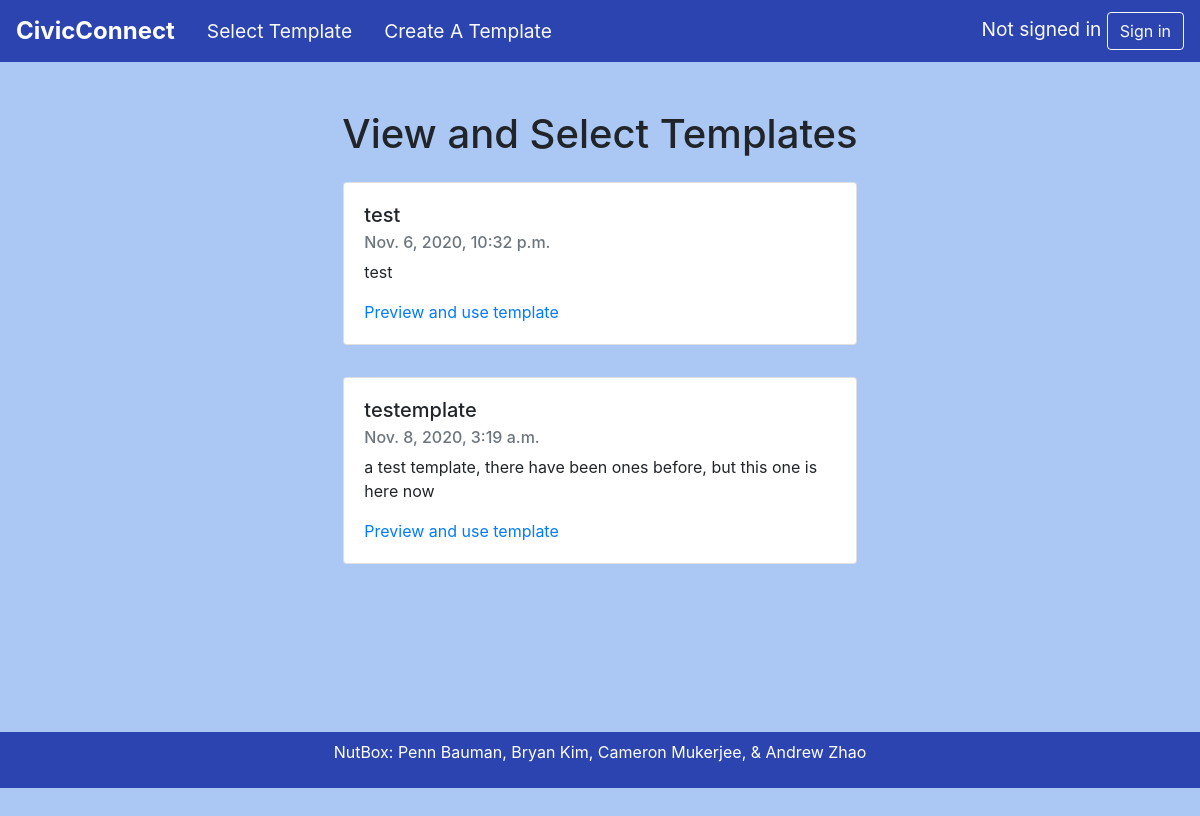
/select/, run on an earlier commit of the app's database.
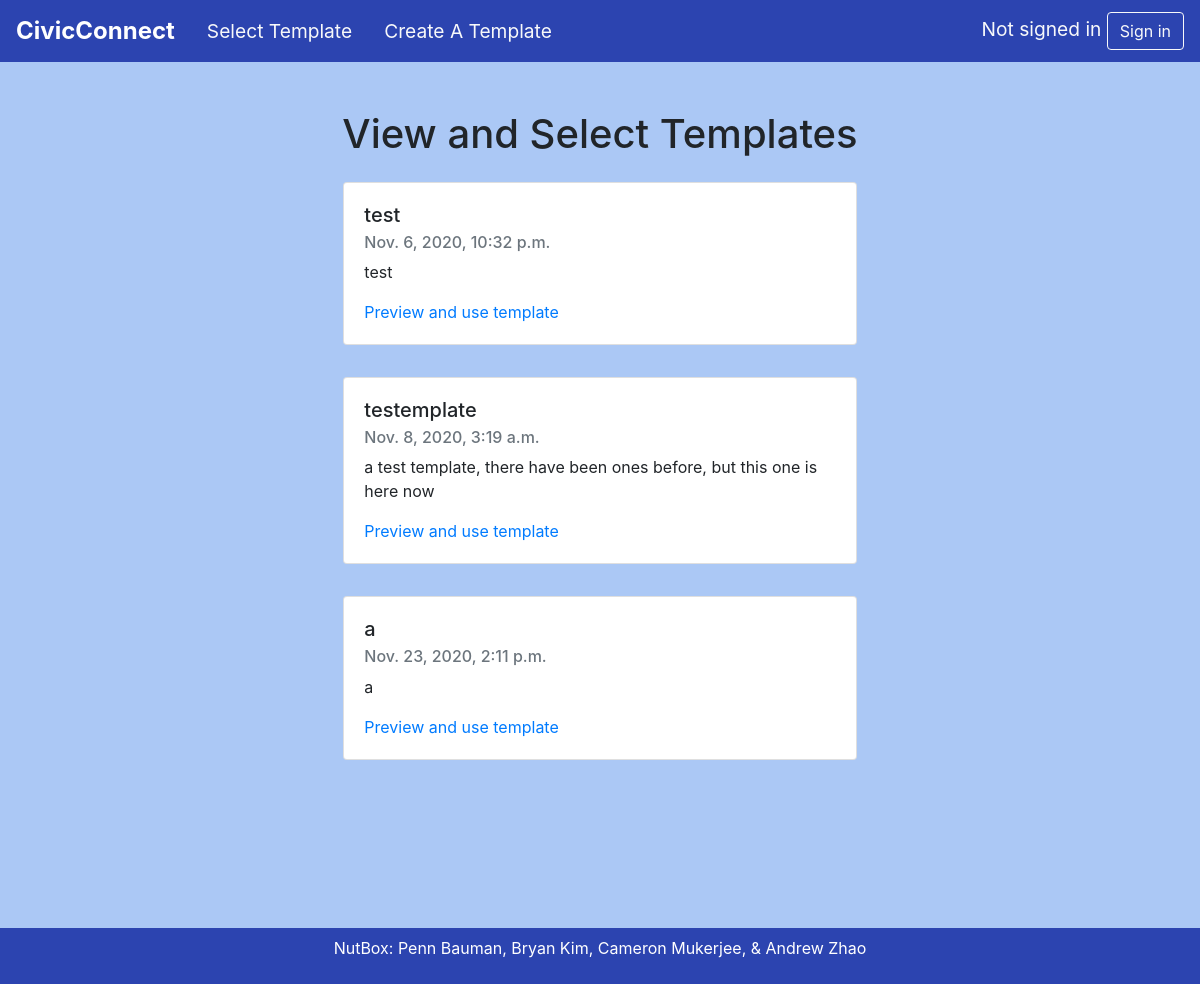
And on a later commit of the database.
### masterdata/models.py (models this page shows, shortened)
class Emailtemplate(models.Model):
    title = models.CharField(max_length = 200)
    shortDescription = models.CharField(max_length = 100)
    contentTemp = models.TextField()
    subject = models.CharField(max_length = 200)
    state = models.CharField(max_length = 2)
    published = models.BooleanField(default=True)
    datecreated = models.DateTimeField(auto_now_add=True)

### nutboxcivic/views.py (the view)
# urls.py: path('select/', views.selecttemplate, name = "select"),
def selecttemplate(request):
    statefilter = ''
    issuefilter = ''
    if len(request.GET) > 0:
        statefilter = ''
        issuefilter = ''
    return render(request, 'civic/templateselection.html', {
        'templates_all': Emailtemplate.objects.all(),
        'sfilter' : statefilter ,
        'ifilter' : issuefilter,
    })

### nutboxcivic/templates/civic/templateselection.html (shortened to what this page needs)
{% extends 'civic/base.html' %}
{% block content %}
  <form action="{% url 'send'%}" method="get">
    <div class="row justify-content-center">
      <h1>View and Select Templates</h1>
    </div>
    <div class="content container col-md-8 justify-content-center mt-3"><div class="row justify-content-center">
    {% for currenttemplate in templates_all%}
      <div class="card" style="width: 40rem; margin-bottom:2em">
        <div class="card-body">
          <h5 class="card-title">{{currenttemplate.title}}</h5>
          <h6 class="card-subtitle mb-2 text-muted">{{currenttemplate.datecreated}}</h6>
          <p class="card-text">{{ currenttemplate.shortDescription }}</p>
          <a href="{% url 'send' currenttemplate.id %}" class="card-link">Preview and use template</a>
        </div>
      </div>
    {% endfor %}
    </div></div>
  </form>
  <br>
{% endblock %}

What changed in the data, as far as the page shows it:
added Emailtemplate: title "a", datecreated "Nov. 23, 2020, 2:11 p.m.", shortDescription "a"
